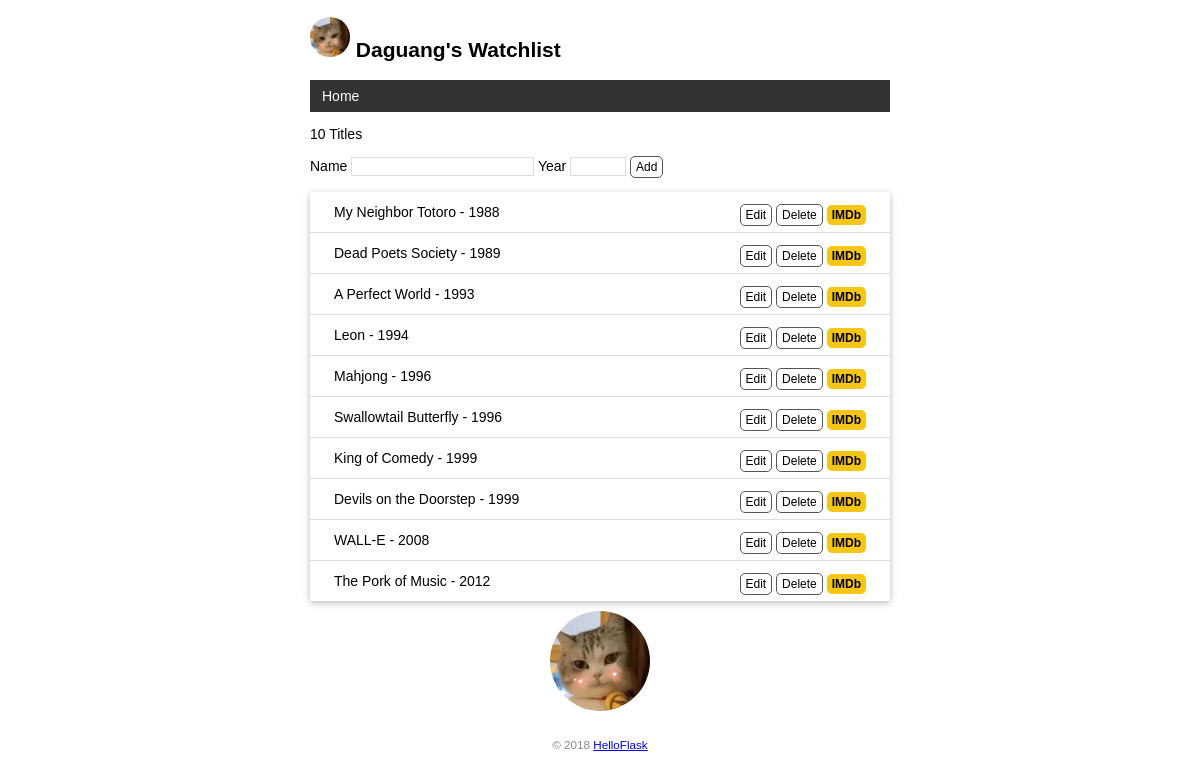
The page / on the database its author committed.
### app.py (models this page shows)
class User(db.Model):  # 表名将会是 user（自动生成，小写处理）
    id = db.Column(db.Integer, primary_key=True)  # 主键
    name = db.Column(db.String(20))  # 名字

class Movie(db.Model):  # 表名将会是 movie
    id = db.Column(db.Integer, primary_key=True)  # 主键
    title = db.Column(db.String(60))  # 电影标题
    year = db.Column(db.String(4))  # 电影年份

### app.py (the view, shortened to what this page needs)
@app.route('/',methods=['GET','POST'])
def index():
    movies = Movie.query.all()
    return render_template('index.html', movies=movies)

### app.py (called while the page is built)
@app.context_processor
def inject_user():  # 函数名可以随意修改
    user = User.query.first()
    return dict(user=user)  # 需要返回字典，等同于 return {'user': user}

### templates/index.html
{% extends 'base.html' %}
{% block content %}
<p>{{ movies|length }} Titles</p>
<form method="post">
    Name <input type="text" name="title" autocomplete="off" required>
    Year <input type="text" name="year" autocomplete="off" required>
    <input class="btn" type="submit" name="submit" value="Add">
</form>
<ul class="movie-list">
    {% for movie in movies %}
    <li>{{ movie.title }} - {{ movie.year }}
        <span class="float-right">
            <a class="btn" href="{{ url_for('edit', movie_id=movie.id) }}">Edit</a>
            <form class="inline-form" method="post" action="{{ url_for('delete', movie_id=movie.id) }}">
                <input class="btn" type="submit" name="delete" value="Delete" onclick="return confirm('Are you sure?')">
            </form>
            <a class="imdb" href="https://www.imdb.com/find?q={{ movie.title }}" target="_blank" title="Find this movie on IMDb">IMDb</a>
        </span>
    </li>
    {% endfor %}
</ul>
<img alt="footicon" class="footicon" src="{{ url_for('static', filename='images/favicon.png') }}" title="to~to~ro~">
{% endblock %}

### templates/base.html (shortened to what this page needs)
<!DOCTYPE html>
<html lang="en">
<head>
    {% block head %}
    <link rel="stylesheet" href="{{ url_for('static', filename='style.css') }}" type="text/css">
    {% endblock %}
</head>
<body>
    <h2>
        <img alt="Avatar" class="favicon" src="{{ url_for('static', filename='images/favicon.png') }}">
        {{ user.name }}'s Watchlist
    </h2>
    <nav>
        <ul>
            <li><a href="{{ url_for('index') }}">Home</a></li>
        </ul>
    </nav>
    {% block content %}{% endblock %}
    <footer>
        <small>&copy; 2018 <a href="http://helloflask.com/book/3">HelloFlask</a></small>
    </footer>
</body>
</html>

### static/style.css (style rules this page uses)
body { margin: auto; max-width: 580px; font-size: 14px; font-family: Helvetica, Arial, sans-serif; }
footer { color: #888; margin-top: 15px; text-align: center; padding: 10px; }
.favicon { border-radius: 50px; width: 40px; }
.movie-list { list-style-type: none; padding: 0; margin-bottom: 10px; box-shadow: 0 2px 5px 0 rgba(0, 0, 0, 0.16), 0 2px 10px 0 rgba(0, 0, 0, 0.12); }
.movie-list li { padding: 12px 24px; border-bottom: 1px solid #ddd; }
.movie-list li:last-child { border-bottom:none; }
.footicon { border-radius: 50px; display: block; margin: 0 auto; height: 100px; }
nav ul { list-style-type: none; margin: 0; padding: 0; overflow: hidden; background-color: #333; }
nav li { float: left; }
nav li a { display: block; color: white; text-align: center; padding: 8px 12px; text-decoration: none; }
.float-right { float: right; }
.imdb { font-size: 12px; font-weight: bold; color: black; text-decoration: none; background: #F5C518; border-radius: 5px; padding: 3px 5px; }
input[type=submit] { font-family: inherit; }
input[type=text] { border: 1px solid #ddd; }
input[name=year] { width: 50px; }
.btn { font-size: 12px; padding: 3px 5px; text-decoration: none; cursor: pointer; background-color: white; color: black; border: 1px solid #555555; border-radius: 5px; }
.inline-form { display: inline; }

### rows shown on the page
User: name "Daguang"
Movie: title "My Neighbor Totoro", year "1988"
Movie: title "Dead Poets Society", year "1989"
Movie: title "A Perfect World", year "1993"
Movie: title "Leon", year "1994"
Movie: title "Mahjong", year "1996"
Movie: title "Swallowtail Butterfly", year "1996"
Movie: title "King of Comedy", year "1999"
Movie: title "Devils on the Doorstep", year "1999"
Movie: title "WALL-E", year "2008"
Movie: title "The Pork of Music", year "2012"

### other values the page prints
{{ movies|length }} "10"
